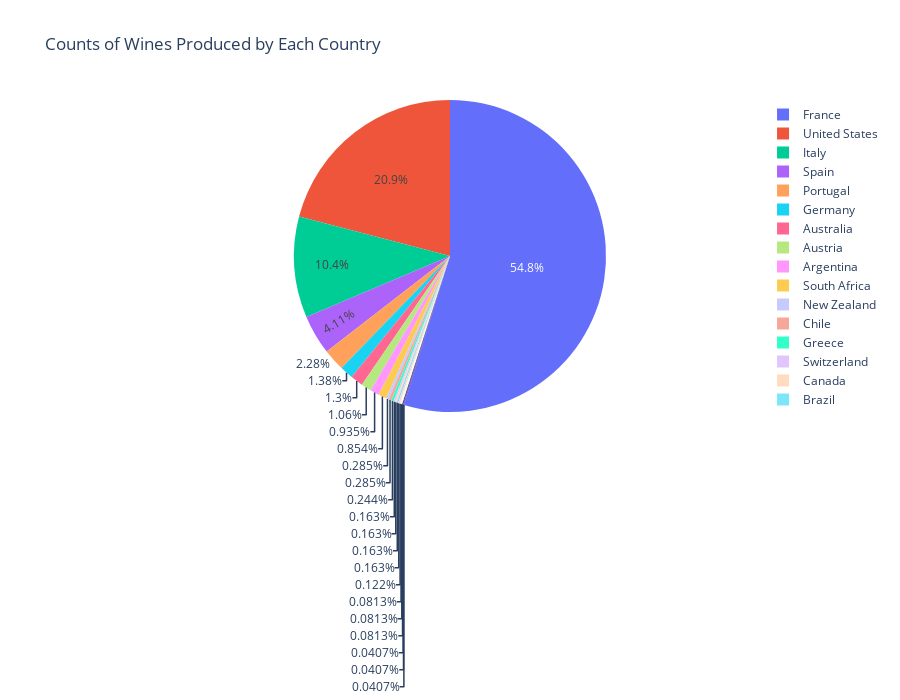

Notebook code for this chart:
### Code cell
fig = px.pie(country_counts, values="Count", names="Country", title="Counts of Wines Produced by Each Country")
fig.update_layout(width=900, height=700) 
fig.show()

### Figure 1 — Plotly figure (JSON) as saved in the notebook; plotly's stock layout.template omitted (floating-point values rounded to 4 significant figures)
{"data": [{"domain": {"x": [0, 1], "y": [0, 1]}, "hovertemplate": "Country=%{label}<br>Count=%{value}<extra></extra>", "labels": ["France", "United States", "Italy", "Spain", "Portugal", "Germany", "Australia", "Austria", "Argentina", "South Africa", "New Zealand", "Chile", "Greece", "Switzerland", "Canada", "Brazil", "Georgia", "Slovenia", "Romania", "Macedonia", "Israel", "Hungary", "Turkey", "Moldova"], "legendgroup": "", "name": "", "showlegend": true, "type": "pie", "values": [1347, 515, 257, 101, 56, 34, 32, 26, 23, 21, 7, 7, 6, 4, 4, 4, 4, 3, 2, 2, 2, 1, 1, 1]}], "layout": {"height": 700, "legend": {"tracegroupgap": 0}, "title": {"text": "Counts of Wines Produced by Each Country"}, "width": 900}}
